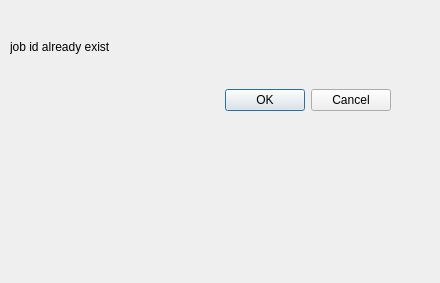
<?xml version="1.0" encoding="UTF-8"?>
<ui version="4.0">
 <class>Dialog</class>
 <widget class="QDialog" name="Dialog">
  <property name="windowModality">
   <enum>Qt::WindowModal</enum>
  </property>
  <property name="geometry">
   <rect>
    <x>0</x>
    <y>0</y>
    <width>440</width>
    <height>283</height>
   </rect>
  </property>
  <property name="windowTitle">
   <string>Dialog</string>
  </property>
  <property name="sizeGripEnabled">
   <bool>false</bool>
  </property>
  <property name="modal">
   <bool>true</bool>
  </property>
  <widget class="QWidget" name="verticalLayoutWidget">
   <property name="geometry">
    <rect>
     <x>10</x>
     <y>10</y>
     <width>381</width>
     <height>101</height>
    </rect>
   </property>
   <layout class="QVBoxLayout" name="verticalLayout">
    <item>
     <widget class="QLabel" name="label">
      <property name="text">
       <string>job id already exist</string>
      </property>
     </widget>
    </item>
    <item>
     <widget class="QDialogButtonBox" name="buttonBox">
      <property name="enabled">
       <bool>true</bool>
      </property>
      <property name="orientation">
       <enum>Qt::Horizontal</enum>
      </property>
      <property name="standardButtons">
       <set>QDialogButtonBox::Cancel|QDialogButtonBox::Ok</set>
      </property>
     </widget>
    </item>
   </layout>
  </widget>
 </widget>
 <resources/>
 <connections>
  <connection>
   <sender>buttonBox</sender>
   <signal>accepted()</signal>
   <receiver>Dialog</receiver>
   <slot>accept()</slot>
   <hints>
    <hint type="sourcelabel">
     <x>248</x>
     <y>254</y>
    </hint>
    <hint type="destinationlabel">
     <x>157</x>
     <y>274</y>
    </hint>
   </hints>
  </connection>
  <connection>
   <sender>buttonBox</sender>
   <signal>rejected()</signal>
   <receiver>Dialog</receiver>
   <slot>reject()</slot>
   <hints>
    <hint type="sourcelabel">
     <x>316</x>
     <y>260</y>
    </hint>
    <hint type="destinationlabel">
     <x>286</x>
     <y>274</y>
    </hint>
   </hints>
  </connection>
 </connections>
</ui>
